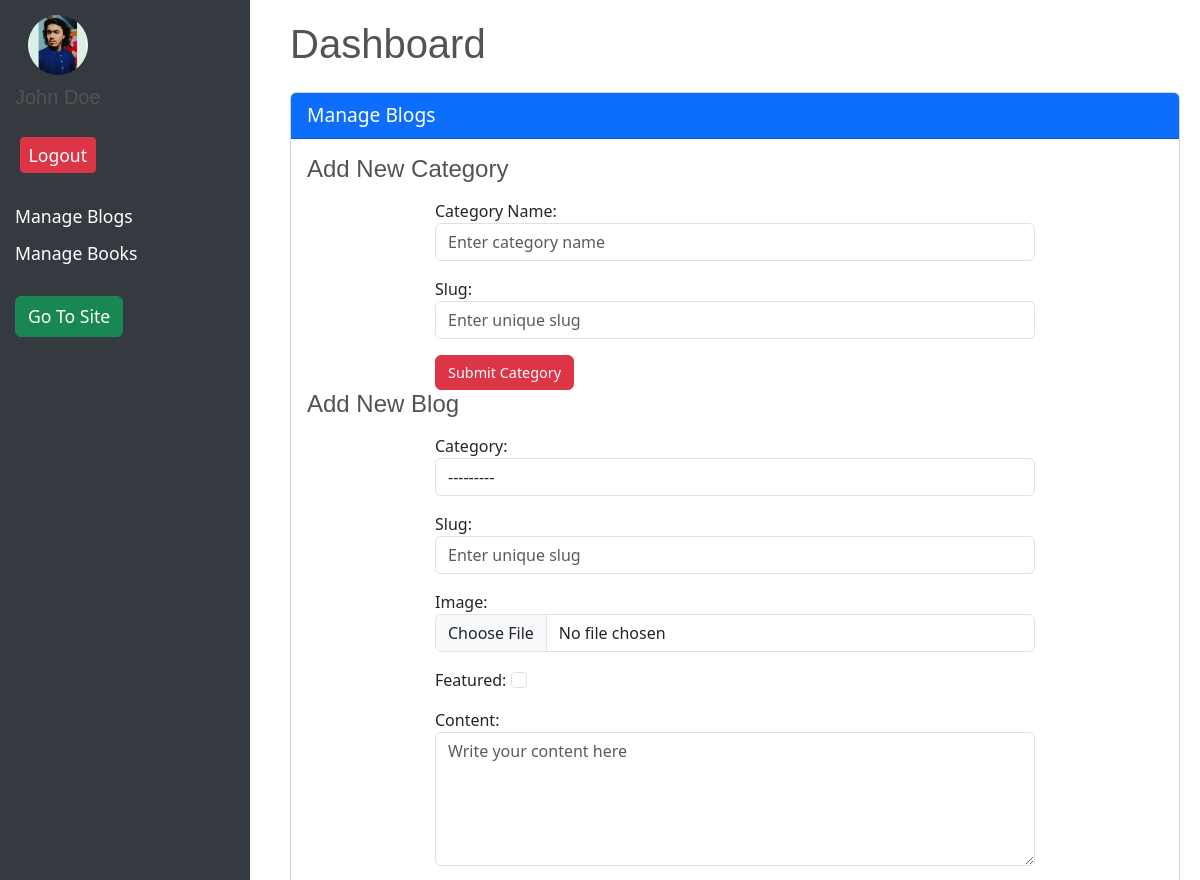
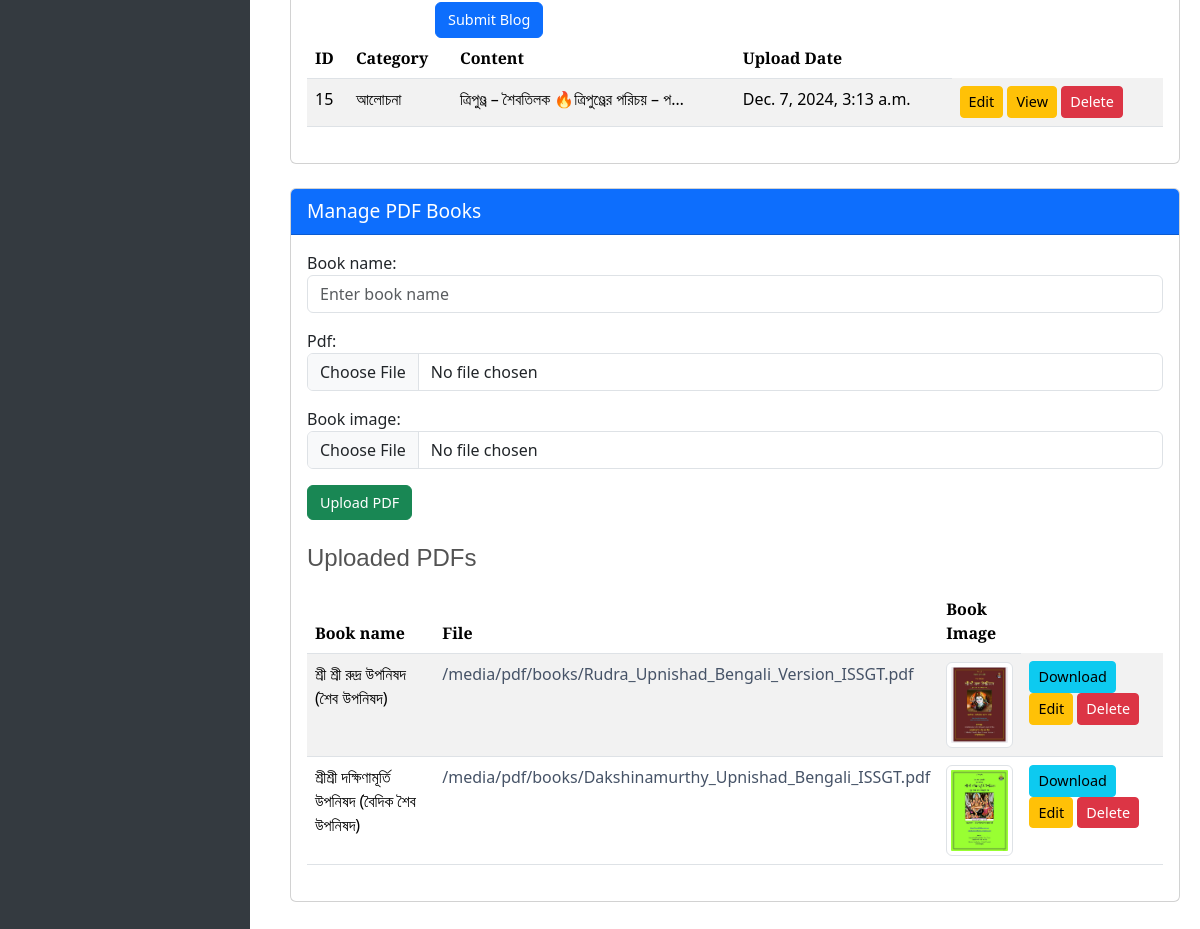
Page /account/dashboard/ (signed in) on the committed database (2 pictures, top to bottom).
### home/models.py (models this page shows, shortened)
class HomeBlog(models.Model):
    category = models.ForeignKey(Category, on_delete=models.CASCADE, related_name="blogs", verbose_name="Category")  # Blog category
    slug = models.SlugField(unique=True, verbose_name="Slug")  # URL-friendly slug for each blog
    published_date = models.DateTimeField(auto_now_add=True, verbose_name="Published Date")  # When the blog is published
    image = models.ImageField(upload_to='photos/blogs', blank=True, null=True, verbose_name="Image")  # Blog image
    is_featured = models.BooleanField(default=False, verbose_name="Featured")  # Whether the blog is featured
    content = models.TextField(verbose_name="Content")  # Full content of the blog post
    author = models.ForeignKey(settings.AUTH_USER_MODEL, on_delete=models.CASCADE, related_name="blogs", verbose_name="Author", default=1)
    class Meta:
        verbose_name = 'HomeBlog'
        verbose_name_plural = 'Home Blogs'

class Category(models.Model):
    name = models.CharField(max_length=100, unique=True, verbose_name="Category Name")
    slug = models.SlugField(unique=True, verbose_name="Slug")
    class Meta:
        verbose_name = "Category"
        verbose_name_plural = "Categories"
    def __str__(self):
        return self.name

### books/models.py (models this page shows, shortened)
class Books(models.Model):
    book_name = models.CharField(max_length=100)
    book_author = models.CharField(max_length=100)
    pdf = models.FileField(upload_to='pdf/books',blank=True, null=True)
    book_image = models.ImageField(upload_to='photos/books', blank=True, null=True)
    uploaded_at = models.DateTimeField(auto_now_add=True)
    class Meta:
        verbose_name = 'Books'
        verbose_name_plural = 'Books'

### account/views.py (the view, shortened to what this page needs)
# urls.py: path('dashboard/', views.dashboard, name='dashboard'),
@login_required
@user_passes_test(is_admin, login_url='home')
def dashboard(request):
    blogs = HomeBlog.objects.filter(author=request.user)
    categories = Category.objects.all()
    books = Books.objects.all()
    form = Homeblogform()
    categoryform = CategoryForm()
    bookform = BookForm()
    context = {
        'blogs': blogs,
        'form': form,
        'categoryform': categoryform,
        'categories': categories,
        'bookform': bookform,
        'books': books
    }
    return render(request, 'account/dashboard.html', context)

### home/forms.py
class Homeblogform(forms.ModelForm):
    class Meta:
        model = HomeBlog
        fields = ['category', 'slug', 'image', 'is_featured', 'content']
        widgets = {
            'category': forms.Select(attrs={'class': 'form-control'}),
            'slug': forms.TextInput(attrs={'class': 'form-control', 'placeholder': 'Enter unique slug'}),
            'image': forms.FileInput(attrs={'class': 'form-control'}),
            'is_featured': forms.CheckboxInput(attrs={'class': 'form-check-input'}),
            'content': forms.Textarea(attrs={'class': 'form-control', 'rows': 5, 'placeholder': 'Write your content here'}),
        }

class CategoryForm(forms.ModelForm):
    class Meta:
        model = Category
        fields = ['name', 'slug',]
        widgets = {
            'name': forms.TextInput(attrs={'class': 'form-control', 'placeholder': 'Enter category name'}),
            'slug': forms.TextInput(attrs={'class': 'form-control', 'placeholder': 'Enter unique slug'}),
        }

### account/views.py (called while the page is built)
def is_admin(user):
    return user.is_staff

### templates/account/dashboard.html (shortened to what this page needs)
{% extends "base.html" %}
{% load static %}
{% block content %}
<div class="dashboard_sidebar">
    <div class="user-profile">
        <img src="{% static 'img/koushik.jpg' %}" alt="User Profile">
        <h5>John Doe</h5>
        <a href="#" class="btn btn-danger btn-sm">Logout</a>
    </div>
    <a href="#blogSection">Manage Blogs</a>
    <a href="#bookSection">Manage Books</a>
    <a class="btn btn-success" href="{% url "home" %}">Go To Site</a>
</div>
<div class="dashboard_content">
    <h1 class="mb-4">Dashboard</h1>
    <div id="blogSection" class="card mb-4">
        <div class="card-header bg-primary text-white">Manage Blogs</div>
        <div class="card-body">
            <div class="form-section">
                <h4>Add New Category</h4>
                <form method ='POST'>
                    {{categoryform.as_p}}
                    <button type="submit" name="create_category" class="btn btn-danger">Submit Category</button>
                </form>
                <h4>Add New Blog</h4>
                <form id="addBlogForm" method='POST' enctype="multipart/form-data">
                    {{form.as_p}}
                    <button type="submit" name="create_blog" class="btn btn-primary">Submit Blog</button>
                </form>
            </div>
            <table class="table table-striped" id="blogTable">
                <thead>
                    <tr>
                        <th>ID</th>
                        <th>Category</th>
                        <th>Content</th>
                        <th>Upload Date</th>
                    </tr>
                </thead>
                <tbody>
                     {% for blog in blogs %}
                    <tr>
                        <td>{{blog.id}}</td>
                        <td>{{blog.category}}</td>
                        <td>{{blog.content|truncatechars:50}}</td>
                        <td>{{blog.published_date}}</td>
                        <td>
                            <a href="{% url "edit_post" blog.slug %}" class="btn btn-warning btn-sm" >Edit</a>
                            <a href="{% url 'single_blog' slug=blog.slug %}" class="btn btn-warning btn-sm">View</a>
                            <a href="{% url 'delete_blog' blog.slug %}" class="btn btn-danger btn-sm">Delete</a>
                        </td>
                    </tr>
                    {% endfor %}
                </tbody>
            </table>
        </div>
    </div>
    <div id="bookSection" class="card mt-4">
        <div class="card-header bg-primary text-white">Manage PDF Books</div>
        <div class="card-body">
            <form id="pdfUploadForm" enctype="multipart/form-data" method="POST">
                {{bookform.as_p}}
                <button type="submit" name="upload_pdf" class="btn btn-success">Upload PDF</button>
            </form>
            <h4 class="mt-4">Uploaded PDFs</h4>
            <table class="table table-striped mt-3" id="pdfTable">
                <thead>
                    <tr>
                        <th>Book name</th>
                        <th>File</th>
                        <th>Book Image</th>
                    </tr>
                </thead>
                <tbody>
                    {% for book in books %}
                    <tr>
                        <td>{{book.book_name}}</td>
                        <td><a href="{{book.pdf.url}}">{{book.pdf.url}}</a></td>
                        <td><img class="img-thumbnail" src="{{ book.book_image.url }}" alt="Book Image" width="100" height="100"></td>
                        <td>
                            <a href="{{book.pdf.url}}" class="btn btn-info btn-sm" Download>Download</a>
                            <button class="btn btn-warning btn-sm" onclick="openEditPdfModal(1, 'Sample PDF')">Edit</button>
                            <button class="btn btn-danger btn-sm" onclick="deletePdf(1)">Delete</button>
                        </td>
                    </tr>
                    {% endfor %}
                </tbody>
            </table>
        </div>
    </div>
</div>
{% endblock content %}

### static/css/main.css (style rules this page uses)
:root { --default-font: "EB Garamond", system-ui, -apple-system, "Segoe UI", Roboto, "Helvetica Neue", Arial, "Noto Sans", "Liberation Sans", sans-serif, "Apple Color Emoji", "Segoe UI Emoji", "Segoe UI Symbol", "Noto Color Emoji"; --heading-font: "EB Garamond", sans-serif; --nav-font: "Inter", sans-serif; }
:root { --background-color: #ffffff; --default-color: #212529; --heading-color: #535353; --accent-color: #465367; --surface-color: #ffffff; --contrast-color: #ffffff; }
:root { --nav-color: #6a6a6a; --nav-hover-color: #465367; --nav-mobile-background-color: #ffffff; --nav-dropdown-background-color: #ffffff; --nav-dropdown-color: #6a6a6a; --nav-dropdown-hover-color: #465367; }
:root { scroll-behavior: smooth; }
body { color: var(--default-color); background-color: var(--background-color); font-family: var(--default-font); }
a { color: var(--accent-color); text-decoration: none; transition: 0.3s; }
h1, h2, h3, h4, h5, h6 { color: var(--heading-color); font-family: var(--heading-font); }
.dashboard_sidebar { width: 250px; position: fixed; top: 0; left: 0; bottom: 0; background-color: #343a40; color: white; padding: 15px; display: flex; flex-direction: column; align-items: flex-start; }
.dashboard_sidebar .user-profile { text-align: center; margin-bottom: 20px; }
.dashboard_sidebar img { width: 60px; height: 60px; border-radius: 50%; margin-bottom: 10px; }
.dashboard_sidebar a { color: white; text-decoration: none; margin-bottom: 10px; font-size: 1.1em; }
.dashboard_sidebar .btn { margin-top: 20px; }
.dashboard_content { margin-left: 270px; padding: 20px; }
.table { width: 100%; margin-bottom: 20px; }
.card { margin-bottom: 20px; }
.card-header { font-size: 1.2em; }
.form-section h4 { margin-bottom: 15px; }
.form-section form { max-width: 600px; margin: auto; }
.btn { font-size: 0.9em; }

### rows in the picture
HomeBlog: id "15", category "আলোচনা", content "ত্রিপুণ্ড্র – শৈবতিলক 🔥ত্রিপুণ্ড্রের পরিচয় – প…", published_date "Dec. 7, 2024, 3:13 a.m."
Books: book_name "শ্রী শ্রী রুদ্র উপনিষদ (শৈব উপনিষদ)", pdf "/media/pdf/books/Rudra_Upnishad_Bengali_Version_ISSGT.pdf", book_image (picture)
Books: book_name "শ্রীশ্রী দক্ষিণামূর্তি উপনিষদ (বৈদিক শৈব উপনিষদ)", pdf "/media/pdf/books/Dakshinamurthy_Upnishad_Bengali_ISSGT.pdf", book_image (picture)
